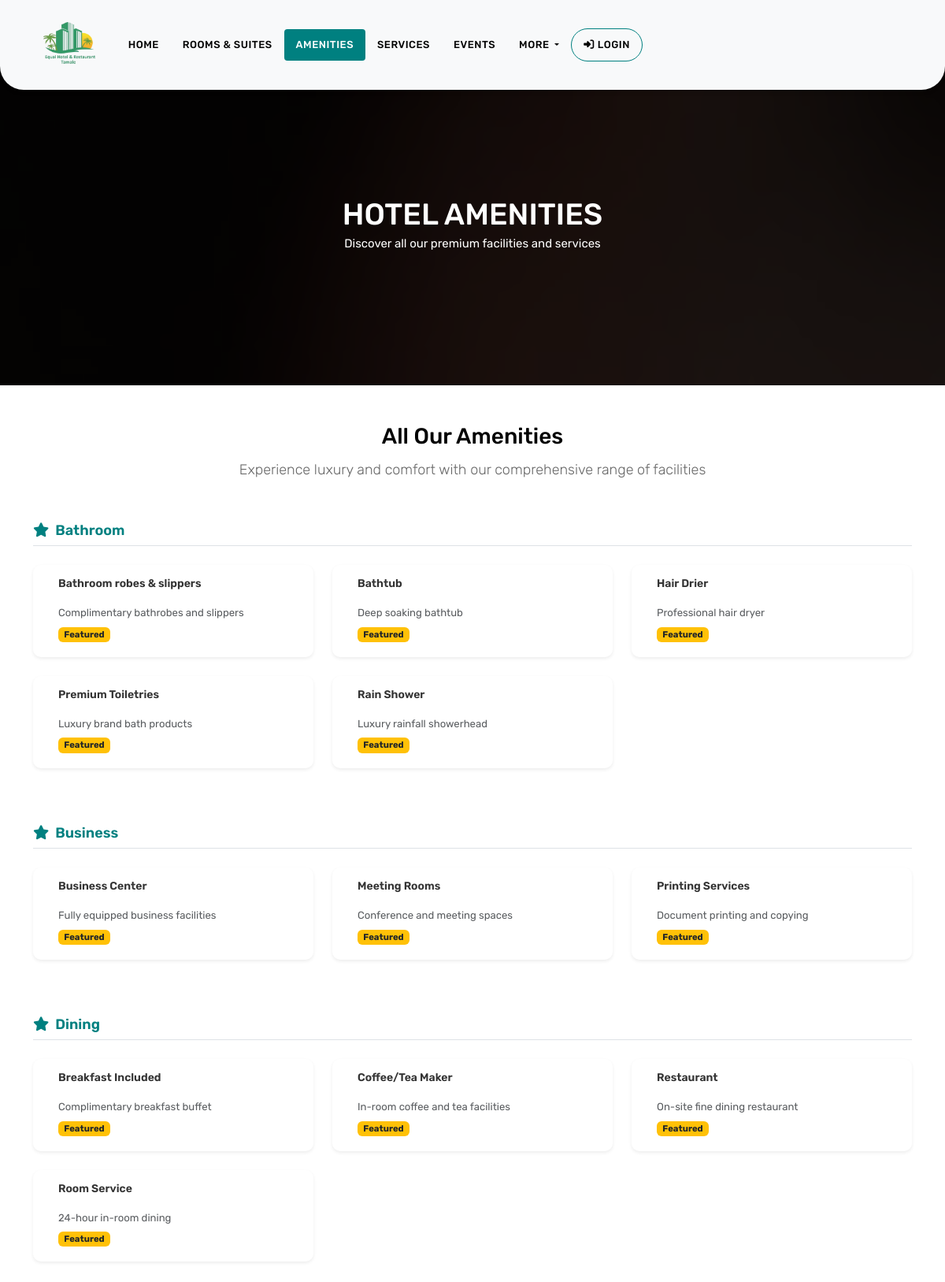
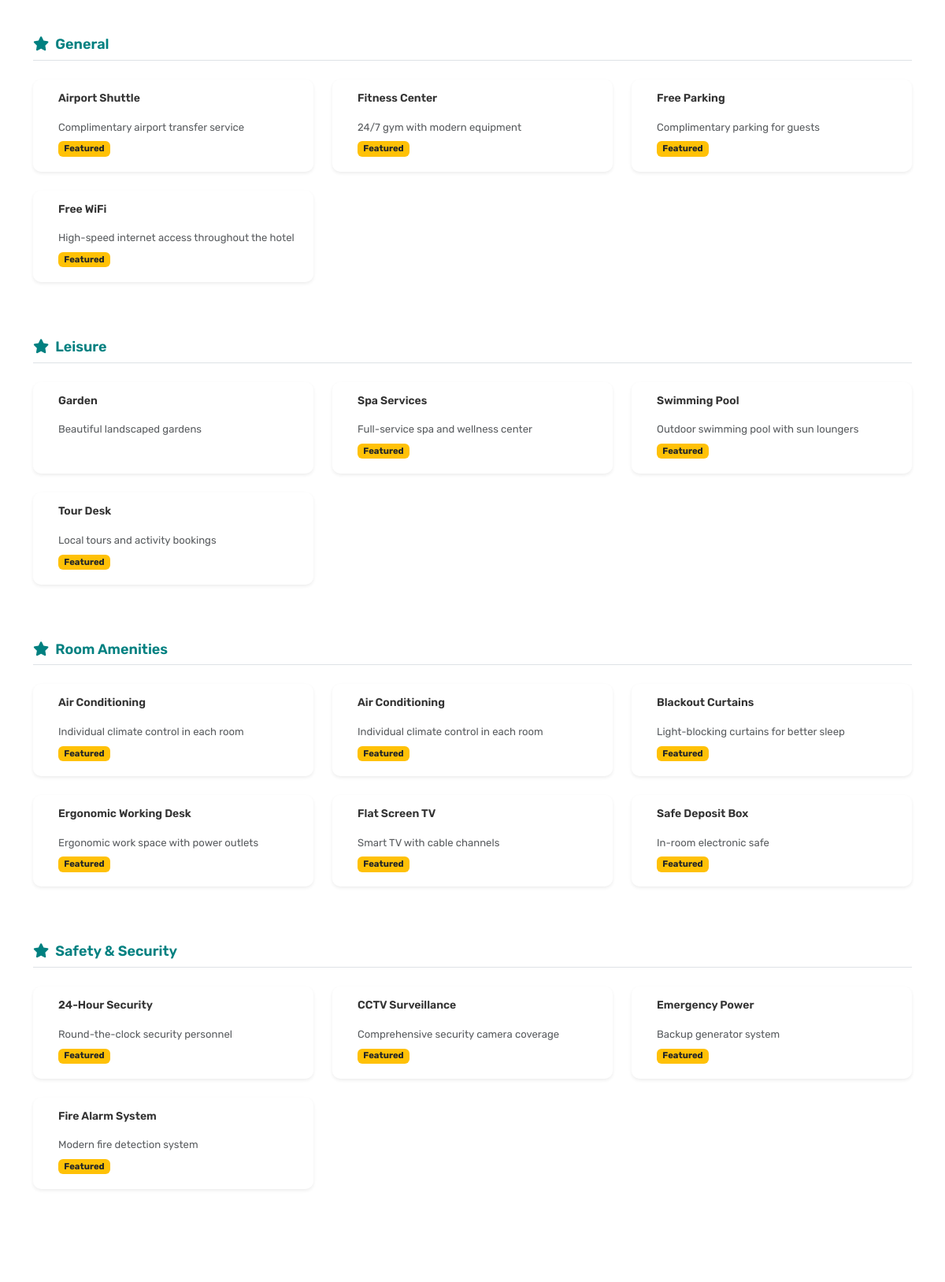
Page /amenities/ (upper part) on the committed database (2 pictures, top to bottom).
### hotel/models.py (models this page shows, shortened)
class Hotel(models.Model):
    name = models.CharField(max_length=200)
    tagline = models.CharField(max_length=300, blank=True)
    description = models.TextField()
    address = models.TextField()
    phone = models.CharField(max_length=20)
    email = models.EmailField()
    website = models.URLField(blank=True)
    check_in_time = models.TimeField(default='14:00')
    check_out_time = models.TimeField(default='12:00')
    cancellation_policy = models.TextField(blank=True)
    pet_policy = models.TextField(blank=True)
    about = RichTextUploadingField(blank=True)
    about_video = EmbedVideoField(blank=True)
    facebook_url = models.URLField(blank=True)
    instagram_url = models.URLField(blank=True)
    twitter_url = models.URLField(blank=True)
    logo = models.ImageField(upload_to='hotel/logo/', blank=True)
    featured_image = models.ImageField(upload_to='hotel/')
    is_accepting_bookings = models.BooleanField(default=True)
    created_at = models.DateTimeField(auto_now_add=True)
    updated_at = models.DateTimeField(auto_now=True)

class HotelAmenity(models.Model):
    AMENITY_CATEGORIES = (
        ('general', 'General'),
        ('room', 'Room Amenities'),
        ('bathroom', 'Bathroom'),
        ('dining', 'Dining'),
        ('business', 'Business'),
        ('leisure', 'Leisure'),
        ('safety', 'Safety & Security'),
    )
    hotel = models.ForeignKey(Hotel, on_delete=models.CASCADE, related_name='amenities')
    name = models.CharField(max_length=100)
    icon = models.CharField(max_length=50, blank=True)  # FontAwesome class
    category = models.CharField(max_length=20, choices=AMENITY_CATEGORIES)
    description = models.TextField(blank=True)
    is_featured = models.BooleanField(default=False)
    class Meta:
        verbose_name_plural = "Hotel amenities"
        ordering = ['category', 'name']

### hotel/views.py (the view)
# urls.py: path('amenities/', views.all_amenities, name='all_amenities'),
def all_amenities(request):
    hotel = Hotel.objects.get(pk=1)
    profile = None
    if request.user.is_authenticated:
        try:
            profile = request.user.profile
        except Profile.DoesNotExist:
            profile = None
    amenity = 'amenity'
    amenities_by_category = {}
    for amenity in hotel.amenities.all().order_by('category', 'name'):
        category_name = amenity.get_category_display()
        if category_name not in amenities_by_category:
            amenities_by_category[category_name] = []
        amenities_by_category[category_name].append(amenity)
    context = {
        'hotel': hotel,
        'profile': profile,
        'amenity': amenity,
        'amenities_by_category': amenities_by_category,
    }
    return render(request, 'all_amenities.html', context)

### hotel/templates/all_amenities.html (shortened to what this page needs)
{% extends 'homebase.html' %}
{% load static %}
{% block content %}
<div class="all-page-title page-breadcrumb">
    <div class="container text-center">
        <div class="row">
            <div class="col-lg-12">
                <h1>HOTEL AMENITIES</h1>
                <p class="text-white">Discover all our premium facilities and services</p>
            </div>
        </div>
    </div>
</div>
<div class="amenities-box py-5">
    <div class="container">
        <div class="row">
            <div class="col-lg-12">
                <div class="heading-title text-center">
                    <h2>All Our Amenities</h2>
                    <p>Experience luxury and comfort with our comprehensive range of facilities</p>
                </div>
            </div>
        </div>
        {% for category_name, amenities in amenities_by_category.items %}
        <div class="category-section mb-5">
            <div class="row">
                <div class="col-12">
                    <h3 class="category-title mb-4 teal-text border-bottom pb-2">
                        <i class="fas fa-star me-2"></i>{{ category_name }}
                    </h3>
                </div>
            </div>
            <div class="row">
                {% for amenity in amenities %}
                <div class="col-lg-4 col-md-6 mb-4">
                    <div class="amenity-item card border-0 shadow-sm h-100">
                        <div class="card-body">
                            <div class="d-flex align-items-start">
                                <div class="amenity-content flex-grow-1">
                                    <h5 class="amenity-name mb-2">{{ amenity.name }}</h5>
                                    <p class="amenity-description text-muted mb-0 small">
                                        {{ amenity.description }}
                                    </p>
                                    {% if amenity.is_featured %}
                                    <span class="badge bg-warning text-dark mt-2">Featured</span>
                                    {% endif %}
                                </div>
                            </div>
                        </div>
                    </div>
                </div>
                {% endfor %}
            </div>
        </div>
        {% empty %}
        <div class="row">
            <div class="col-12 text-center">
                <p class="text-muted">No amenities available at the moment.</p>
            </div>
        </div>
        {% endfor %}
    </div>
</div>
{% endblock %}

### hotel/templates/header.html (shortened to what this page needs)
{%load static%}
<header class="top-navbar">
    <nav class="navbar navbar-expand-lg navbar-light bg-light">
        <div class="container">
            <a class="navbar-brand" href="/">
                {% if hotel.logo %}
                <img src="{{ hotel.logo.url }}" alt="{{ hotel.name }}" style="height:80px; width: auto; max-width: 200px;">
                {% else %}
                <img src="{% static 'images/default-logo.png' %}" alt="{{ hotel.name }}" style="height:80px; width: auto; max-width: 200px;">
                {% endif %}
            </a>
            <div class="collapse navbar-collapse" id="navbars-rs-food">
                <ul class="navbar-nav ml-auto">
                    {%if home%}
                    <li class="nav-item active"><a class="nav-link" href="/">Home</a></li>
                    {%else%}
                    <li class="nav-item"><a class="nav-link" href="/">Home</a></li>
                    {%endif%}
                    {%if room%}
                    <li class="nav-item active"><a class="nav-link" href="/accommodations">Rooms & Suites</a></li>
                    {%else%}
                    <li class="nav-item"><a class="nav-link" href="/accommodations">Rooms & Suites</a></li>
                    {%endif%}
                    {%if amenity%}
                    <li class="nav-item active"><a class="nav-link" href="/amenities">Amenities</a></li>
                    {%else%}
                    <li class="nav-item"><a class="nav-link" href="/amenities">Amenities</a></li>
                    {%endif%}
                    {%if served%}
                    <li class="nav-item active"><a class="nav-link" href="/services">Services</a></li>
                    {%else%}
                    <li class="nav-item"><a class="nav-link" href="/services">Services</a></li>
                    {%endif%}
                    {%if our_events%}
                    <li class="nav-item active"><a class="nav-link" href="/events">Events</a></li>
                    {%else%}
                    <li class="nav-item"><a class="nav-link" href="/events">Events</a></li>
                    {%endif%}
                    {%if more%}
                        <li class="nav-item dropdown active">
                            <a class="nav-link dropdown-toggle" href="#" id="dropdown-a" data-toggle="dropdown" aria-haspopup="true" aria-expanded="false">
                                More
                            </a>
                            <div class="dropdown-menu" aria-labelledby="dropdown-a">
                                <a class="dropdown-item" href="/gallery_list">
                                    <i class="fas fa-images me-2"></i>Gallery
                                </a>
                                <a class="dropdown-item" href="/blog">
                                    <i class="fas fa-blog me-2"></i>Blog
                                </a>
                                <a class="dropdown-item" href="/about">
                                    <i class="fas fa-info-circle me-2"></i>About Us
                                </a>
                                <a class="dropdown-item" href="/contact">
                                    <i class="fas fa-envelope me-2"></i>Contact
                                </a>
                                <a class="dropdown-item" href="/location">
                                    <i class="fas fa-map-marker-alt me-2"></i>Location
                                </a>
                            </div>
                        </li>
                    {%else%}
                        <li class="nav-item dropdown">
                            <a class="nav-link dropdown-toggle" href="#" id="dropdown-b" data-toggle="dropdown" aria-haspopup="true" aria-expanded="false">
                                More
                            </a>
                        </li>
                    {%endif%}
                 {% if user.is_authenticated %}
                    {% if user.is_staff or user.is_superuser %}
                        <li class="nav-item dropdown">
                            <a class="nav-link dropdown-toggle border border-teal rounded-pill px-3" href="#" id="adminDropdown" data-toggle="dropdown" aria-haspopup="true" aria-expanded="false" style="border-color: #008080 !important;">
                                <i class="fa fa-user-shield me-1"></i>
                                Admin Panel
                                {% if total_admin_notifications > 0 %}
                                <span class="position-absolute top-0 start-100 translate-middle badge rounded-pill bg-danger" style="font-size: 0.6em;">
                                    {{ total_admin_notifications }}
                                </span>
                                {% endif %}
                            </a>
                            <div class="dropdown-menu dropdown-menu-right" aria-labelledby="adminDropdown">
                                <a class="dropdown-item" href="{% url 'dashboard' %}">
                                    <i class="fa fa-tachometer-alt me-2"></i>Dashboard
                                    {% if total_admin_notifications > 0 %}
                                    <span class="badge bg-danger float-end">{{ total_admin_notifications }}</span>
                                    {% endif %}
                                </a>
                                <div class="dropdown-divider"></div>
                                <a class="dropdown-item" href="{% url 'admin_bookings' %}">
                                    <i class="fa fa-bed me-2"></i>Bookings
                                    {% if pending_bookings_count > 0 %}
                                    <span class="badge bg-warning float-end">{{ pending_bookings_count }}</span>
                                    {% endif %}
                                </a>
                                <a class="dropdown-item" href="{% url 'admin_reservations' %}">
                                    <i class="fa fa-concierge-bell me-2"></i>Reservations
                                    {% if pending_reservations_count > 0 %}
                                    <span class="badge bg-warning float-end">{{ pending_reservations_count }}</span>
                                    {% endif %}
                                </a>
                                <a class="dropdown-item" href="{% url 'admin_messages' %}">
                                    <i class="fa fa-envelope me-2"></i>Messages
                                    {% if unread_messages_count > 0 %}
                                    <span class="badge bg-primary float-end">{{ unread_messages_count }}</span>
                                    {% endif %}
                                </a>
                                <a class="dropdown-item" href="{% url 'admin_payments' %}">
                                    <i class="fa fa-credit-card me-2"></i>Payments
                                    {% if pending_payments_count > 0 %}
                                    <span class="badge bg-warning float-end">{{ pending_payments_count }}</span>
                                    {% endif %}
                                </a>
                                <div class="dropdown-divider"></div>
                                <a class="dropdown-item" href="{% url 'profile' %}">
                                    <i class="fa fa-user me-2"></i>My Profile
                                </a>
                                <a class="dropdown-item" href="/admin/" target="_blank">
                                    <i class="fa fa-cog me-2"></i>Main Admin
                                </a>
                                <div class="dropdown-divider"></div>
                                <a class="dropdown-item" href="{% url 'logout' %}">
                                    <i class="fa fa-sign-out-alt me-2"></i>Logout
                                </a>
                            </div>
                        </li>
                    {% else %}
                        <li class="nav-item dropdown">
                            <a class="nav-link dropdown-toggle border border-teal rounded-pill px-3" href="#" id="userDropdown" data-toggle="dropdown" aria-haspopup="true" aria-expanded="false" style="border-color: #008080 !important;">
                                {% if user.profile and user.profile.profile_pic and user.profile.profile_pic.url %}
                                    <img src="{{ user.profile.profile_pic.url }}" style="height:32px; width:32px; border-radius:50%; margin-right:8px;">
                                {% else %}
                                    <img src="{% static 'images/default-avatar.png' %}" style="height:32px; width:32px; border-radius:50%; margin-right:8px;">
                                {% endif %}
                                {{ user.first_name|default:user.username }}
                            </a>
                            <div class="dropdown-menu dropdown-menu-right" aria-labelledby="userDropdown">
                                <a class="dropdown-item" href="{% url 'profile' %}">
                                    <i class="fa fa-user me-2"></i>My Profile
                                </a>
                                <a class="dropdown-item" href="{% url 'my_bookings' %}">
                                    <i class="fa fa-calendar me-2"></i>My Bookings
                                </a>
                                <a class="dropdown-item" href="{% url 'my_reservations' %}">
                                    <i class="fa fa-concierge-bell me-2"></i>Service Reservations
                                </a>
                                <div class="dropdown-divider"></div>
                                <a class="dropdown-item" href="{% url 'logout' %}">
                                    <i class="fa fa-sign-out-alt me-2"></i>Logout
                                </a>
                            </div>
                        </li>
                        <li class="nav-item">
                            <a class="nav-link position-relative" href="{% url 'notifications' %}">
                                <i class="fa fa-bell"></i>
                                {% if total_pending_count > 0 %}
                                <span class="position-absolute top-0 start-100 translate-middle badge rounded-pill bg-danger">
                                    {{ total_pending_count }}
                                    <span class="visually-hidden">unread notifications</span>
                                </span>
                                {% endif %}
                            </a>
                        </li>
                    {% endif %}
                {% else %}
                    <li class="nav-item">
                        <a class="nav-link border border-teal rounded-pill px-3" href="{% url 'login' %}" style="border-color: #008080 !important;">
                            <i class="fa fa-sign-in-alt me-1"></i>Login
                        </a>
                    </li>
                {% endif %}
                </ul>
            </div>
        </div>
    </nav>
</header>

### rows in the picture
Hotel: logo (picture)
HotelAmenity: category "Bathroom", name "Bathroom robes & slippers", description "Complimentary bathrobes and slippers", is_featured "Featured"
HotelAmenity: name "Bathtub", description "Deep soaking bathtub", is_featured "Featured"
HotelAmenity: name "Hair Drier", description "Professional hair dryer", is_featured "Featured"
HotelAmenity: name "Premium Toiletries", description "Luxury brand bath products", is_featured "Featured"
HotelAmenity: name "Rain Shower", description "Luxury rainfall showerhead", is_featured "Featured"
HotelAmenity: category_name "Business", name "Business Center", description "Fully equipped business facilities", is_featured "Featured"
HotelAmenity: name "Meeting Rooms", description "Conference and meeting spaces", is_featured "Featured"
HotelAmenity: name "Printing Services", description "Document printing and copying", is_featured "Featured"
HotelAmenity: category "Dining", name "Breakfast Included", description "Complimentary breakfast buffet", is_featured "Featured"
HotelAmenity: name "Coffee/Tea Maker", description "In-room coffee and tea facilities", is_featured "Featured"
HotelAmenity: name "Restaurant", description "On-site fine dining restaurant", is_featured "Featured"
HotelAmenity: name "Room Service", description "24-hour in-room dining", is_featured "Featured"
HotelAmenity: category "General", name "Airport Shuttle", description "Complimentary airport transfer service", is_featured "Featured"
HotelAmenity: name "Fitness Center", description "24/7 gym with modern equipment", is_featured "Featured"
HotelAmenity: name "Free Parking", description "Complimentary parking for guests", is_featured "Featured"
HotelAmenity: name "Free WiFi", description "High-speed internet access throughout the hotel", is_featured "Featured"
HotelAmenity: category "Leisure", name "Garden", description "Beautiful landscaped gardens"
HotelAmenity: name "Spa Services", description "Full-service spa and wellness center", is_featured "Featured"
HotelAmenity: name "Swimming Pool", description "Outdoor swimming pool with sun loungers", is_featured "Featured"
HotelAmenity: name "Tour Desk", description "Local tours and activity bookings", is_featured "Featured"
HotelAmenity: category_name "Room Amenities", name "Air Conditioning", description "Individual climate control in each room", is_featured "Featured"
HotelAmenity: name "Air Conditioning", description "Individual climate control in each room", is_featured "Featured"
HotelAmenity: name "Blackout Curtains", description "Light-blocking curtains for better sleep", is_featured "Featured"
HotelAmenity: name "Ergonomic Working Desk", description "Ergonomic work space with power outlets", is_featured "Featured"
HotelAmenity: name "Flat Screen TV", description "Smart TV with cable channels", is_featured "Featured"
HotelAmenity: name "Safe Deposit Box", description "In-room electronic safe", is_featured "Featured"
HotelAmenity: category_name "Safety & Security", name "24-Hour Security", description "Round-the-clock security personnel", is_featured "Featured"
HotelAmenity: name "CCTV Surveillance", description "Comprehensive security camera coverage", is_featured "Featured"
HotelAmenity: name "Emergency Power", description "Backup generator system", is_featured "Featured"
HotelAmenity: name "Fire Alarm System", description "Modern fire detection system", is_featured "Featured"
